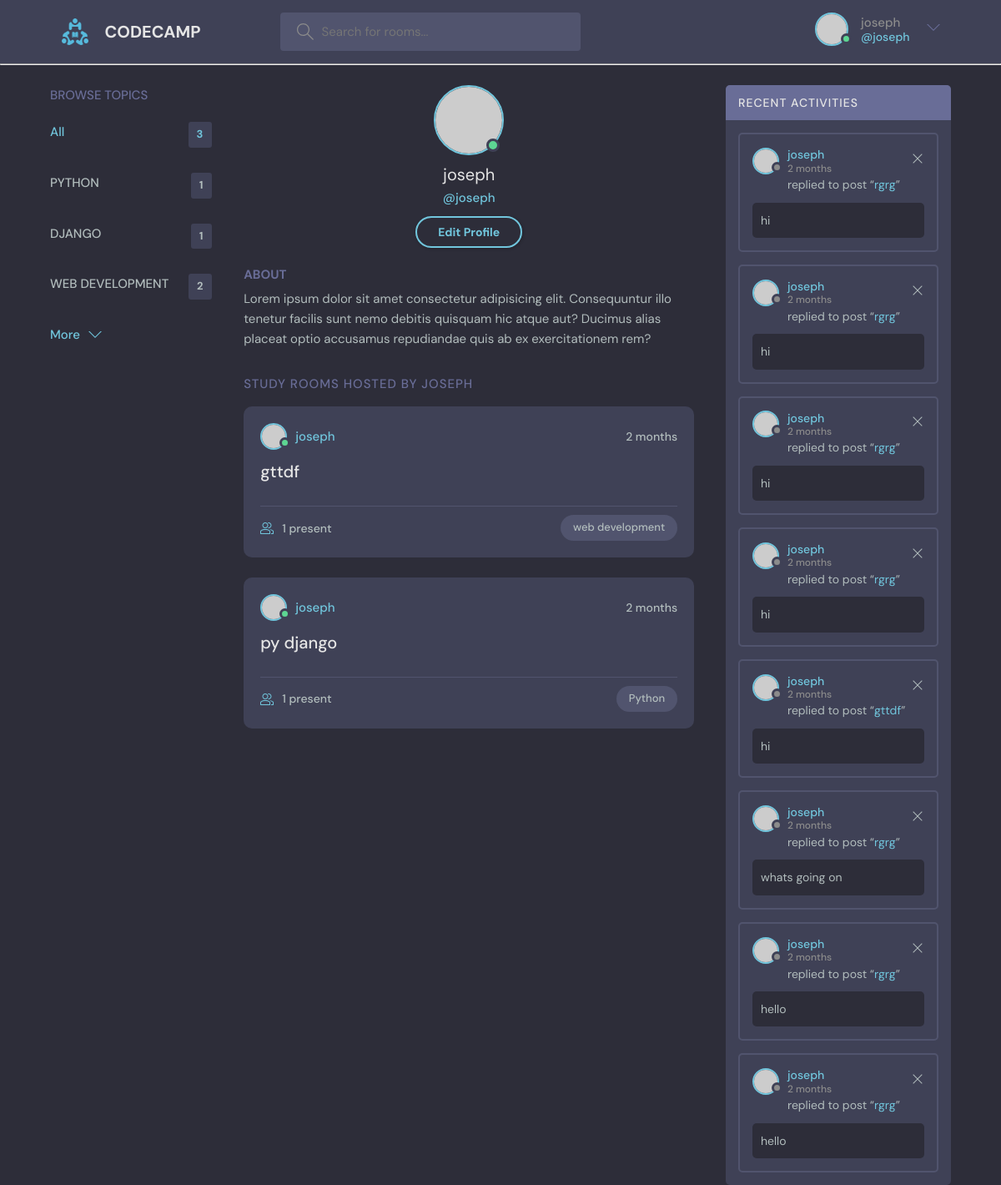
Page /user-profile/2/ (signed in) on the committed database.
### base/models.py (models this page shows, shortened)
class Topic(models.Model):
    name=models.CharField(max_length=200)

class Room(models.Model):
    host=models.ForeignKey(User, on_delete= models.SET_NULL, null=True)
    topic= models.ForeignKey(Topic, on_delete= models.SET_NULL, null=True)
    name= models.CharField(max_length=200)
    description= models.TextField(null=True, blank= True)
    participants= models.ManyToManyField(User, related_name='participants', blank=True)
    updated= models.DateTimeField(auto_now= True)
    created= models.DateTimeField( auto_now_add= True)
    class Meta:
        ordering= ['-updated', '-created']

class Message(models.Model):
    user= models.ForeignKey(User, on_delete=models.CASCADE )
    room= models.ForeignKey(Room, on_delete=models.CASCADE )
    body= models.TextField()
    updated= models.DateTimeField(auto_now= True)
    created= models.DateTimeField( auto_now_add= True)
    class Meta:
        ordering= ['-updated', '-created']

### base/views.py (the view)
# urls.py: path('user-profile/<str:pk>/', views.user_profile, name='profile'),
@login_required(login_url='login')
def user_profile(request, pk):
    user = User.objects.get(id=pk)
    rooms = user.room_set.all()
    room_messages = user.message_set.all()
    topics = Topic.objects.all()
    context = {'user': user, 'rooms': rooms,
               'room_messages': room_messages, 'topics': topics}
    return render(request, 'base/profile.html', context)

### base/templates/base/profile.html
{%extends 'main.html'%}
{%block content%}
  <main class="profile-page layout layout--3">
    <div class="container">
      <div>
        {% include 'base/topic_component.html'%}
    </div>
      <div class="roomList">
        <div class="profile">
          <div class="profile__avatar">
            <div class="avatar avatar--large active">
              <img src="https://randomuser.me/api/portraits/men/11.jpg" />
            </div>
          </div>
          <div class="profile__info">
            <h3>{{user.username}}</h3>
            <p>@{{user.username}}</p>
            <a href="edit-user.html" class="btn btn--main btn--pill">Edit Profile</a>
          </div>
          <div class="profile__about">
            <h3>About</h3>
            <p>
              Lorem ipsum dolor sit amet consectetur adipisicing elit. Consequuntur illo tenetur
              facilis sunt nemo debitis quisquam hic atque aut? Ducimus alias placeat optio
              accusamus repudiandae quis ab ex exercitationem rem?
            </p>
          </div>
        </div>
        <div class="roomList__header">
          <div>
            <h2>Study Rooms Hosted by {{user.username}}</a>
            </h2>
          </div>
        </div>
          {% include 'base/feed_component.html'%}
      </div>
      <div>
        {% include 'base/activity_component.html'%}
      </div>
    </div>
  </main>
{%endblock%}

### templates/navbar.html (shortened to what this page needs)
{% load static%}
<header class="header header--loggedIn">
    <div class="container">
        <a href="{%url 'home'%}" class="header__logo">
            <img src="{% static 'images/favicon.ico'%}" />
            <h1>CODECAMP</h1>
        </a>
        <form class="header__search" form="GET" action="{%url 'home'%}">
            <label>
                <input name="q" placeholder="Search for rooms..." />
            </label>
        </form>
        <nav class="header__menu">
            {%if request.user.is_authenticated %}
            <div class="header__user">
                <a href="{% url 'profile' user.id %}">
                    <div class="avatar avatar--medium active">
                        <img src="https://randomuser.me/api/portraits/men/37.jpg" />
                    </div>
                    <p>{{request.user}} <span>@{{request.user.username}}</span></p>
                </a>
                <button class="dropdown-button">
                    <svg version="1.1" xmlns="http://www.w3.org/2000/svg" width="32" height="32" viewBox="0 0 32 32">
                        <title>chevron-down</title>
                        <path d="M16 21l-13-13h-3l16 16 16-16h-3l-13 13z"></path>
                    </svg>
                </button>
            </div>
            {%else%}
            <a href="{% url 'login' %}">
                <img src="{% static 'images/avatar.svg' %}" / <p>Login</p>
            </a>
            {%endif%}
        </nav>
    </div>
</header>
<hr />

### base/templates/base/topic_component.html
<div class="topics">
    <div class="topics__header">
        <h2>Browse Topics</h2>
    </div>
    <ul class="topics__list">
        <li>
            <a href="{% url 'home' %}" class="active">All <span>{{topics.count}}</span></a>
        </li>
        {%for topic in topics%}
        <li>
            <a href="{% url 'home' %}?q={{topic.name}}">{{topic.name|upper}} <span>{{topic.room_set.all.count}}</span></a>
        </li>
        {%endfor%}
    </ul>
    <a class="btn btn--link" href="topics.html">
        More
        <svg version="1.1" xmlns="http://www.w3.org/2000/svg" width="32" height="32" viewBox="0 0 32 32">
            <title>chevron-down</title>
            <path d="M16 21l-13-13h-3l16 16 16-16h-3l-13 13z"></path>
        </svg>
    </a>
</div>

### base/templates/base/feed_component.html (shortened to what this page needs)
{%for room in rooms %}
<div class="roomListRoom">
    <div class="roomListRoom__header">
        <a href="{% url 'profile' room.host.id %}" class="roomListRoom__author">
            <div class="avatar avatar--small active">
                <img src="https://randomuser.me/api/portraits/men/11.jpg" />
            </div>
            <span>{{room.host.username}}</span>
        </a>
        <div class="roomListRoom__actions">
            <span>{{room.created|timesince}}</span>
        </div>
    </div>
    <div class="roomListRoom__content">
        <a href="{% url 'room' room.id %}">{{room.name}}</a>
    </div>
    <div class="roomListRoom__meta">
        <a href="{% url 'room' room.id %}"  class="roomListRoom__joined">
            {{room.participants.all.count}} present
        </a>
        <p class="roomListRoom__topic">{{room.topic.name}}</p>
    </div>
</div>
{%endfor%}

### base/templates/base/activity_component.html
<div class="activities">
    <div class="activities__header">
        <h2>Recent Activities</h2>
    </div>
{%for room_message in room_messages%}
    <div class="activities__box">
        <div class="activities__boxHeader roomListRoom__header">
            <a  href="{% url 'profile' room_message.user.id %}" class="roomListRoom__author">
                <div class="avatar avatar--small">
                    <img src="https://randomuser.me/api/portraits/women/11.jpg" />
                </div>
                <p>
                    {{room_message.user}}
                    <span>{{room_message.created|timesince}}</span>
                </p>
            </a>
            {%if request.user == room_message.user%}
            <div class="roomListRoom__actions">
                <a href="{% url 'delete-message' room_message.id %}">
                    <svg version="1.1" xmlns="http://www.w3.org/2000/svg" width="32" height="32" viewBox="0 0 32 32">
                        <title>remove</title>
                        <path
                            d="M27.314 6.019l-1.333-1.333-9.98 9.981-9.981-9.981-1.333 1.333 9.981 9.981-9.981 9.98 1.333 1.333 9.981-9.98 9.98 9.98 1.333-1.333-9.98-9.98 9.98-9.981z">
                        </path>
                    </svg>
                </a>
            </div>
            {%endif%}
        </div>
        <div class="activities__boxContent">
            <p>replied to post “<a href="{% url 'room' room_message.room.id %}"> {{room_message.room.name}}</a>”</p>
            <div class="activities__boxRoomContent">
                {{room_message.body}}
            </div>
        </div>
    </div>
{%endfor%}
</div>

### rows in the picture
Topic: name "PYTHON", room_set.all.count "1"
Topic: name "DJANGO", room_set.all.count "1"
Topic: name "WEB DEVELOPMENT", room_set.all.count "2"
Room: host.username "joseph", created "2 months", name "gttdf", participants.all.count "1", topic.name "web development"
Room: host.username "joseph", created "2 months", name "py django", participants.all.count "1", topic.name "Python"
Message: user "joseph", created "2 months", room.name "rgrg", body "hi"
Message: user "joseph", created "2 months", room.name "rgrg", body "hi"
Message: user "joseph", created "2 months", room.name "rgrg", body "hi"
Message: user "joseph", created "2 months", room.name "rgrg", body "hi"
Message: user "joseph", created "2 months", room.name "gttdf", body "hi"
Message: user "joseph", created "2 months", room.name "rgrg", body "whats going on"
Message: user "joseph", created "2 months", room.name "rgrg", body "hello"
Message: user "joseph", created "2 months", room.name "rgrg", body "hello"

### other values in the picture
{{ request.user }} "joseph"
{{ request.user.username }} "joseph"
{{ topics.count }} "3"
{{ user.username }} "joseph"
{{ user.username }} "JOSEPH"
